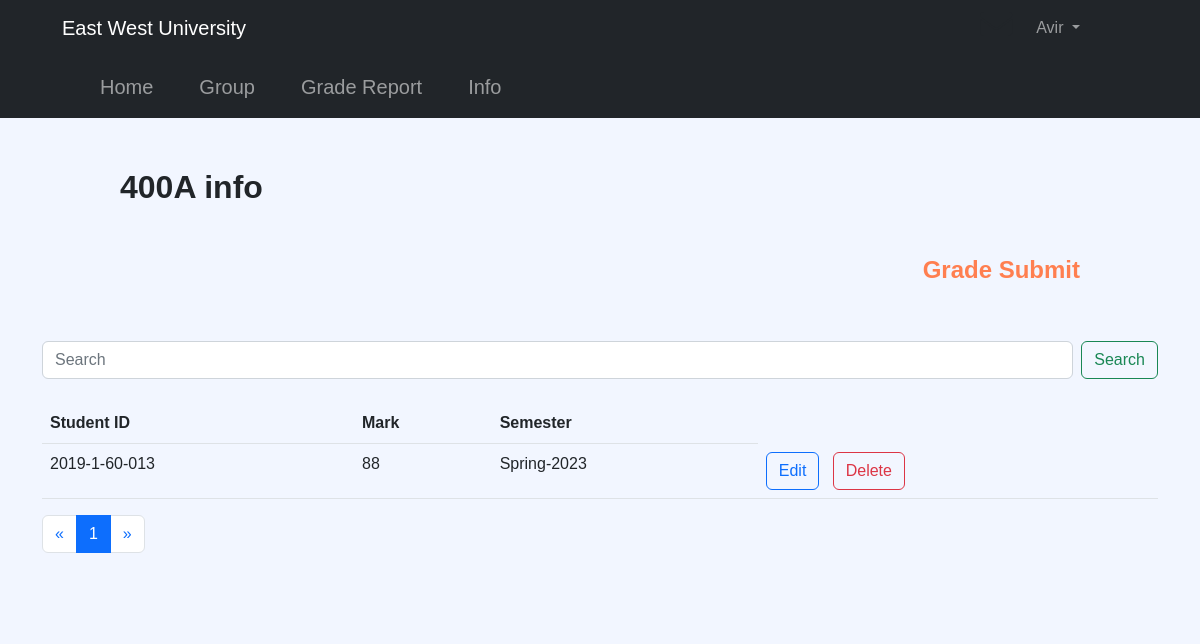
The app's page /www/facultyView/400A_mark.php (signed in) with its own data.
### tables this page shows
CREATE TABLE `400a_mark` (
  `student_id` varchar(15) NOT NULL,
  `mark` float NOT NULL,
  `semester` varchar(30) NOT NULL,
  `faculty_id` varchar(15) NOT NULL,
  `mark_date` date NOT NULL DEFAULT current_timestamp()
);

### www/server/config.php (called while the page is built, shortened)
<?php
$version = time();
?>

### www/facultyView/sessionInfo.php (called while the page is built, shortened)
<?php
require '../server/config.php';
class SessionInfo
{
    public function __construct()
    {
        $this->f_fName = $_SESSION['f_firstname'];
    }
}
?>

### www/facultyView/400A_mark.php (the view, shortened to what this page needs)
<?php
require '../server/config.php';
require 'sessionInfo.php';
$session = new SessionInfo();
$userFName = $session->f_fName;
$num_per_page = 10;
if (isset($_GET["pages"])) {
    $pages = $_GET["pages"];
    $pages_pre = $pages - 1;
    $pages_next = $pages + 1;
} else {
    $pages = 1;
    $pages_pre = 0;
    $pages_next = 2;
}
$start_from = ($pages - 1) * 10;
$page = "SELECT * FROM `400a_mark` ORDER BY student_id DESC";
$query_page = $conn->query($page);
$total_rec = mysqli_num_rows($query_page);
$total_page = ceil($total_rec / $num_per_page);
$sql = "SELECT * FROM `400a_mark` ORDER BY `student_id` DESC LIMIT $start_from,$num_per_page";
if (isset($_POST['search_submit'])) {
    $search = $_POST['search'];
    $sql = "SELECT * FROM `400a_mark` WHERE `student_id` LIKE '%$search%' ORDER BY student_id DESC LIMIT $start_from,$num_per_page";
} else {
    $sql = "SELECT * FROM `400a_mark` ORDER BY student_id DESC LIMIT $start_from,$num_per_page";
    $search = "";
}
$result = $conn->query($sql);
?>
<!doctype html>
<html lang="en">
<head>
    <link rel="stylesheet" href="../css/main.css?v=<?= $version ?>">
    <link href="https://cdn.jsdelivr.net/npm/bootstrap@5.2.3/dist/css/bootstrap.min.css" rel="stylesheet"
>
</head>
<body style="background-color: #f2f6ff;">
    <nav class="navbar navbar-expand-lg navbar-dark bg-dark">
        <div class="container-fluid" style="margin-left:50px">
            <a class="navbar-brand" href="#">East West University</a>
            <ul class="navbar-nav" style="margin-right:100px">
                <a href="" class="text-dark mx-3">
                    <i class="fas fa-envelope fa-2x"></i>
                </a>
                <li class="nav-item dropdown">
                    <a class="nav-link dropdown-toggle" href="#" id="navbarDarkDropdownMenuLink" role="button"
                        data-bs-toggle="dropdown" aria-expanded="false">
                        <?php echo $userFName ?>
                    </a>
                </li>
            </ul>
        </div>
    </nav>
    <div style="font-size:20px;">
        <nav class="navbar navbar-expand-lg navbar-dark bg-dark">
            <div class="container-fluid" style="margin-left:70px;">
                <div class="collapse navbar-collapse" id="navbarNav">
                    <ul class="navbar-nav">
                        <li class="nav-item" style="margin-left:10px">
                            <a class="nav-link" href="home.php">Home</a>
                        </li>
                        <li class="nav-item" style="margin-left:30px">
                            <a class="nav-link" href="group.php">Group</a>
                        </li>
                        <li class="nav-item" style="margin-left:30px">
                            <a class="nav-link" href="grade_submit.php">Grade Report</a>
                        </li>
                        <li class="nav-item" style="margin-left:30px">
                            <a class="nav-link" href="info.php">Info</a>
                        </li>
                    </ul>
                </div>
            </div>
        </nav>
    </div>
    <div style="margin-left: 10%; margin-top: 50px;">
        <h2> <b>400A info</b></h2>
    </div>
    <div style="margin-right: 10%; margin-top: 50px; text-align: right;">
        <h4> <b><a class="nav-link" style="color:coral" href="grade_submit.php">Grade Submit</a></b></h4>
    </div>
        <div class="container">
            <div class="row">
                <div class="my-5">
                    <form class="d-flex" role="search" action="400A_mark.php" method="POST">
                        <input class="form-control me-2" type="search" placeholder="Search" aria-label="Search"
                            name="search" value="<?php echo $search ?>">
                        <button class="btn btn-outline-success" type="submit" name="search_submit">Search</button>
                    </form>
                    <br>
                    <table class="table">
                        <thead>
                            <tr>
                                <th>Student ID</th>
                                <th>Mark</th>
                                <th>Semester</th>
                            </tr>
                        </thead>
                        <tbody>
                            <?php
                            if ($result->num_rows > 0) {
                                while ($row = $result->fetch_assoc()) {
                                    echo "
                                        <tr>
                                            <td>$row[student_id]</td>
                                            <td>$row[mark]</td>
                                            <td>$row[semester]</td>
                                            <td>
                                                <a class='btn btn-outline-primary' href='400A_mark_edit.php?student_id=$row[student_id]'>Edit</a> &nbsp;
                                                <a class='btn btn-outline-danger' href='400A_mark_del.php?student_id=$row[student_id]'>Delete</a>
                                            </td>
                                        </tr>
                                    ";
                                }
                            } else {
                                echo "
                            <div>
                                <h1>Nothing found..!</h1>
                            </div>
                        ";
                            }
                            ?>
                        </tbody>
                    </table>
                    <?php
                    echo "
                        <nav aria-label='Page navigation example'>
                        <ul class='pagination'>
                        ";
                    if ($pages_pre < 1) {
                        echo "
                            <li class='page-item'>
                                <a class='page-link' aria-label='Previous'>
                                    <span aria-hidden='true'>&laquo;</span>
                                </a>
                            </li>
                            ";
                    }
                    for ($i = 1; $i <= $total_page; $i++) {
                        if ($i == $pages) {
                            echo "
                                <li class='page-item'>
                                    <a class='page-link active'>$i</a>
                                </li>
                                ";
                        } else {
                            echo "
                                <li class='page-item'>
                                    <a class='page-link' href='all_req.php?pages=$i'>$i</a>
                                </li>
                                ";
                        }
                    }
                    if ($pages_next > $total_page) {
                        echo "
                            <li class='page-item'>
                                <a class='page-link' aria-label='Next'>
                                    <span aria-hidden='true'>&raquo;</span>
                                </a>
                            </li>
                            ";
                    }
                    echo "
                        </ul>
                        </nav>
                        ";
                    ?>
                </div>
            </div>
        </div>
</body>
</html>

### www/css/main.css (style rules this page uses)
* { margin: 0; padding: 0; font-family: 'Source Sans Pro', sans-serif; box-sizing: border-box; }
.container { width: 100%; background-position: center; background-size: cover; position: relative; background-color: #f2f6ff;; }

### records on screen
400a_mark: student_id "2019-1-60-013", mark "88", semester "Spring-2023"

### other values on screen
$userFName "Avir"
